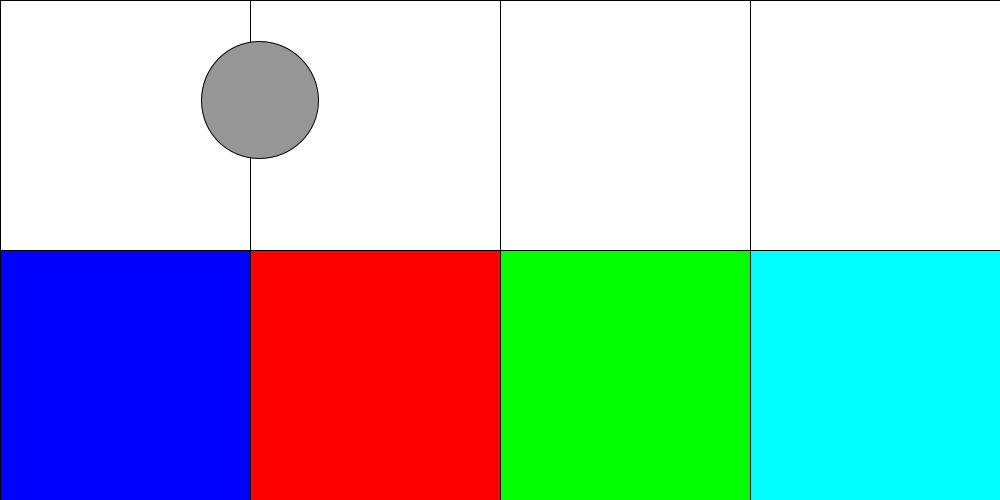
Frame 1 (no input)
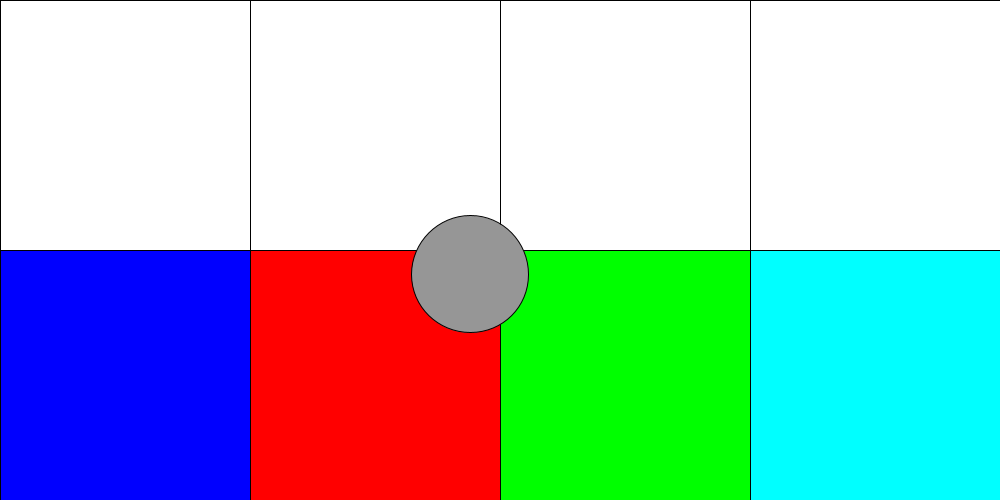
Frame 60 (the mouse pressed at the canvas centre just before this capture)
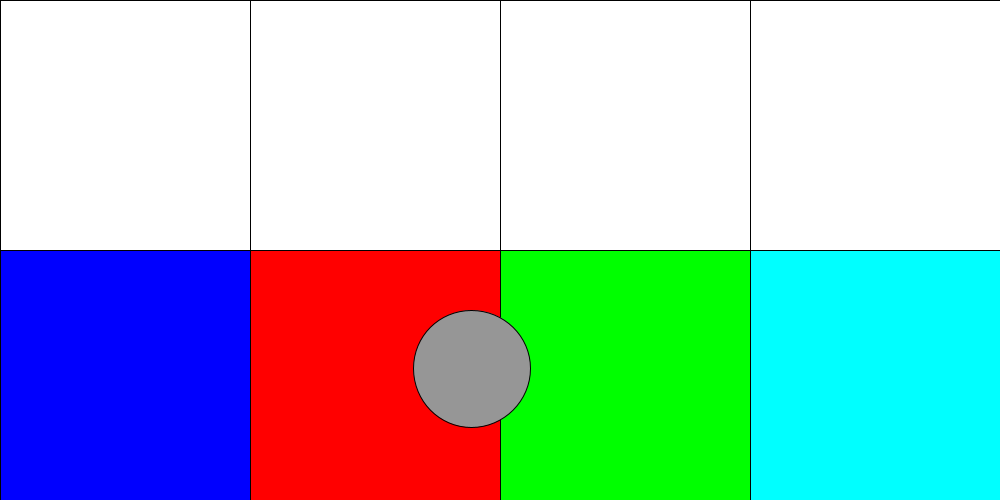
Frame 120 (the mouse held since frame 60 and released just before this capture)

The Processing sketch that drew these frames (run headless with seeded random() and noise(); from frame 60 on, the mouse is pressed at the canvas centre):

// Processing sketch: Week_19_Brandon_eighths_drag
// ── Week_19_Brandon_eighths_drag.pde
Mover ball;
PVector gravity = new PVector(0,0.98);
PVector wind = new PVector(random(0,2),0);

void setup(){
  size(1000,500);
  ball = new Mover(random(width),100);
}

void draw(){
  background(255);
  
  //rectangles
  fill(0,0,255);
  rect(0,height/2,width/4,height/2);
  fill(255,0,0);
  rect(width/4,height/2,width/4,height/2);
  fill(0,255,0);
  rect(width/2,height/2,width/4,height/2);
  fill(0,255,255);
  rect(750,height/2,width/4,height/2);
  fill(255);
  rect(0,0,width/4,height/2);
  rect(width/4,0,width/4,height/2);
  rect(width/2,0,width/4,height/2);
  rect(750,0,width/4,height/2);
   
  ball.display();
  ball.borders();
  ball.update();
  ball.applyForce(gravity);
  
  
  //wind
  if(ball.location.y < height/2){
    ball.applyForce(wind);
  }
  //drag rectangles
  if(ball.location.x < width/4 && ball.location.y > height/2){
    //ball.applyForce(drag);
  float c = 0.8;
  float speed = ball.velocity.mag();
  float dragMagnitude = c * speed * speed;
  PVector drag = ball.velocity.get();
  drag.mult(-1);
  drag.normalize();
  drag.normalize();
  drag.mult(dragMagnitude);
  ball.applyForce(drag);
  }
  if(ball.location.x < width/2 && ball.location.y > height/2 && ball.location.x > width/4){
    //ball.applyForce(drag);
   float c = random(0,0.9);
  float speed = ball.velocity.mag();
  float dragMagnitude = c * speed * speed;
  PVector drag = ball.velocity.get();
  drag.mult(-1);
  drag.normalize();
  drag.normalize();
  drag.mult(dragMagnitude);
  ball.applyForce(drag);
  }
  if(ball.location.x > width/2 && ball.location.x < 750 && ball.location.y > height/2){
    //ball.applyForce(drag);
      float c = 0.3;
  float speed = ball.velocity.mag();
  float dragMagnitude = c * speed * speed;
  PVector drag = ball.velocity.get();
  drag.mult(-1);
  drag.normalize();
  drag.normalize();
  drag.mult(dragMagnitude);
  ball.applyForce(drag);
  }
  if(ball.location.x > 750 && ball.location.x < width && ball.location.y > height/2){
   // ball.applyForce(drag);
      float c = 0.9;
  float speed = ball.velocity.mag();
  float dragMagnitude = c * speed * speed;
  PVector drag = ball.velocity.get();
  drag.mult(-1);
  drag.normalize();
  drag.normalize();
  drag.mult(dragMagnitude);
  ball.applyForce(drag);
  }
}

// ── Ne_Tab.pde
class Mover{
  PVector location;
  PVector velocity;
  PVector acceleration;
  float mass;
  
  Mover(float xLoc, float yLoc){
    location = new PVector(xLoc,yLoc);
    velocity = new PVector(0,0);
    acceleration = new PVector(0,0);
    mass = random(3,6);
  }
  
  void applyForce(PVector force){
    PVector f = PVector.div(force,mass);
    acceleration.add(f);
  }
  
  void display(){
    stroke(0);
    fill(150);
    ellipse(location.x,location.y,20*mass,20*mass);
  }
  
  void update(){
    velocity.add(acceleration);
    location.add(velocity);
    acceleration.mult(0);
  }
  
  void borders(){
    if(location.x > width){
      velocity.x = velocity.x *-1;
    } else if(location.x < 5){
      velocity.x = velocity.x * -1;
    }
    if(location.y > height){
      velocity.y = velocity.y * -1;
      //location.y = random(height);
      //location.x = 50;
    } else if(location.y < 0){
      velocity.y = velocity.y * -1;
    }
  }
}
